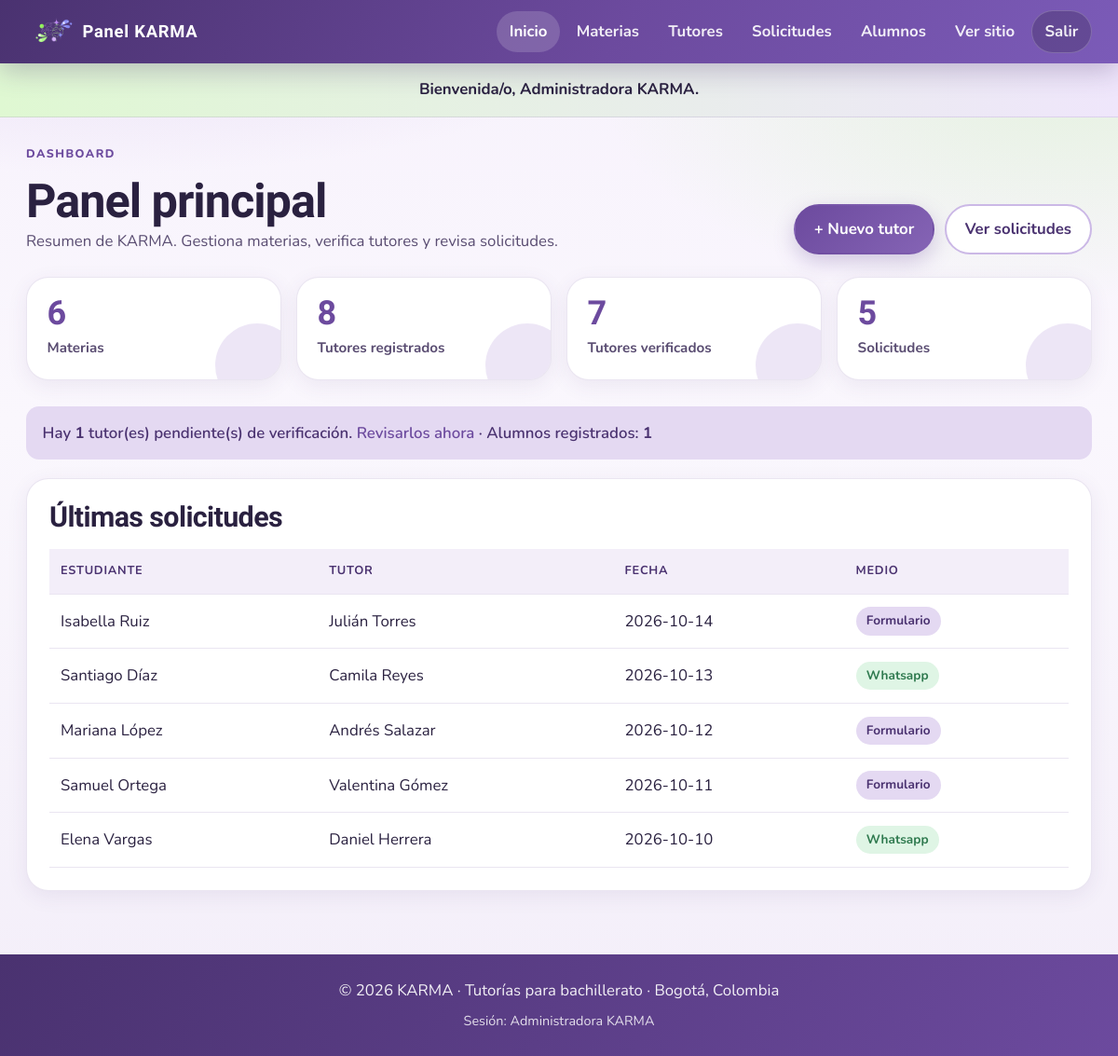
Page /admin/index.php (signed in) on the committed database.
### tables this page shows
CREATE TABLE solicitud (
  id_solicitud INT UNSIGNED AUTO_INCREMENT PRIMARY KEY,
  id_estudiante INT UNSIGNED NULL,
  nombre_estudiante VARCHAR(100) NOT NULL,
  telefono_estudiante VARCHAR(10) NOT NULL,
  descripcion_duda TEXT NULL,
  fecha DATE NOT NULL,
  medio ENUM('formulario', 'whatsapp') NOT NULL DEFAULT 'formulario',
  estado ENUM('pendiente','contactado','aceptado','rechazado','finalizado') NOT NULL DEFAULT 'pendiente',
  id_tutor INT UNSIGNED NOT NULL,
  FOREIGN KEY (id_tutor) REFERENCES tutor(id_tutor) ON DELETE CASCADE,
  FOREIGN KEY (id_estudiante) REFERENCES estudiante(id_estudiante) ON DELETE SET NULL
);

CREATE TABLE tutor (
  id_tutor INT UNSIGNED AUTO_INCREMENT PRIMARY KEY,
  nombre VARCHAR(100) NOT NULL,
  correo VARCHAR(150) NULL UNIQUE,
  password_hash VARCHAR(255) NULL,
  descripcion TEXT NULL,
  disponibilidad VARCHAR(150) NOT NULL,
  precio_hora DECIMAL(10,2) NULL,
  modalidad ENUM('virtual','presencial','ambas') NOT NULL DEFAULT 'virtual',
  telefono VARCHAR(10) NOT NULL,
  foto_url VARCHAR(255) NULL,
  verificado TINYINT(1) NOT NULL DEFAULT 0,
  creado_en DATETIME NOT NULL DEFAULT CURRENT_TIMESTAMP,
  id_materia INT UNSIGNED NOT NULL,
  FOREIGN KEY (id_materia) REFERENCES materia(id_materia)
);

### includes/funciones.php (called while the page is built, shortened)
<?php
function e($texto) {
    return htmlspecialchars((string)$texto, ENT_QUOTES, "UTF-8");
}
function contador($mysqli, $sql) {
    $resultado = $mysqli->query($sql);
    $fila = $resultado->fetch_row();
    return (int)($fila[0] ?? 0);
}

### admin/index.php (the view, shortened to what this page needs)
<?php
require_once __DIR__ . "/../includes/conexion.php";
require_once __DIR__ . "/../includes/funciones.php";
$stats = [
    "materias" => contador($mysqli, "SELECT COUNT(*) FROM materia"),
    "tutores" => contador($mysqli, "SELECT COUNT(*) FROM tutor"),
    "verificados" => contador($mysqli, "SELECT COUNT(*) FROM tutor WHERE verificado = 1"),
    "solicitudes" => contador($mysqli, "SELECT COUNT(*) FROM solicitud"),
    "pendientes" => contador($mysqli, "SELECT COUNT(*) FROM tutor WHERE verificado = 0"),
    "estudiantes" => contador($mysqli, "SELECT COUNT(*) FROM estudiante"),
];
$recientes = $mysqli->query(
    "SELECT s.id_solicitud, s.nombre_estudiante, s.fecha, s.medio, t.nombre AS tutor
     FROM solicitud s
     INNER JOIN tutor t ON t.id_tutor = s.id_tutor
     ORDER BY s.fecha DESC, s.id_solicitud DESC
     LIMIT 5"
)->fetch_all(MYSQLI_ASSOC);
require __DIR__ . "/../includes/header_admin.php";
?>
<div class="admin-titulo">
    <div>
        <p class="etiqueta">Dashboard</p>
        <h1>Panel principal</h1>
        <p>Resumen de KARMA. Gestiona materias, verifica tutores y revisa solicitudes.</p>
    </div>
    <div class="form-acciones" style="margin:0">
        <a class="btn" href="tutor_form.php">+ Nuevo tutor</a>
        <a class="btn btn-secundario" href="solicitudes.php">Ver solicitudes</a>
    </div>
</div>
<div class="stats-grid">
    <div class="stat-card"><strong><?= $stats["materias"] ?></strong><span>Materias</span></div>
    <div class="stat-card"><strong><?= $stats["tutores"] ?></strong><span>Tutores registrados</span></div>
    <div class="stat-card"><strong><?= $stats["verificados"] ?></strong><span>Tutores verificados</span></div>
    <div class="stat-card"><strong><?= $stats["solicitudes"] ?></strong><span>Solicitudes</span></div>
</div>
<?php if ($stats["pendientes"] > 0): ?>
    <div class="alerta alerta-info">Hay <strong><?= $stats["pendientes"] ?></strong> tutor(es) pendiente(s) de verificación. <a href="tutores.php?filtro=pendientes">Revisarlos ahora</a> · Alumnos registrados: <strong><?= $stats["estudiantes"] ?></strong></div>
<?php endif; ?>
<div class="panel-card">
    <h2 style="margin-bottom:1rem">Últimas solicitudes</h2>
    <?php if (count($recientes) === 0): ?>
        <div class="vacio">Todavía no hay solicitudes.</div>
    <?php else: ?>
        <div class="tabla-wrap">
            <table class="tabla">
                <thead>
                    <tr>
                        <th>Estudiante</th>
                        <th>Tutor</th>
                        <th>Fecha</th>
                        <th>Medio</th>
                    </tr>
                </thead>
                <tbody>
                    <?php foreach ($recientes as $s): ?>
                        <tr>
                            <td><?= e($s["nombre_estudiante"]) ?></td>
                            <td><?= e($s["tutor"]) ?></td>
                            <td><?= e($s["fecha"]) ?></td>
                            <td>
                                <span class="badge <?= $s["medio"] === "whatsapp" ? "badge-ok" : "" ?>">
                                    <?= e(ucfirst($s["medio"])) ?>
                                </span>
                            </td>
                        </tr>
                    <?php endforeach; ?>
                </tbody>
            </table>
        </div>
    <?php endif; ?>
</div>
<?php require __DIR__ . "/../includes/footer.php"; ?>

### rows in the picture
solicitud: nombre_estudiante "Isabella Ruiz", id_tutor.nombre "Julián Torres", fecha "2026-10-14", medio "Formulario"
solicitud: nombre_estudiante "Santiago Díaz", id_tutor.nombre "Camila Reyes", fecha "2026-10-13", medio "Whatsapp"
solicitud: nombre_estudiante "Mariana López", id_tutor.nombre "Andrés Salazar", fecha "2026-10-12", medio "Formulario"
solicitud: nombre_estudiante "Samuel Ortega", id_tutor.nombre "Valentina Gómez", fecha "2026-10-11", medio "Formulario"
solicitud: nombre_estudiante "Elena Vargas", id_tutor.nombre "Daniel Herrera", fecha "2026-10-10", medio "Whatsapp"

### other values in the picture
$mensaje "Bienvenida/o, Administradora KARMA."
$stats["materias"] "6"
$stats["tutores"] "8"
$stats["verificados"] "7"
$stats["solicitudes"] "5"
$stats["pendientes"] "1"
$stats["estudiantes"] "1"
$_SESSION["admin"]["nombre"] "Administradora KARMA"
